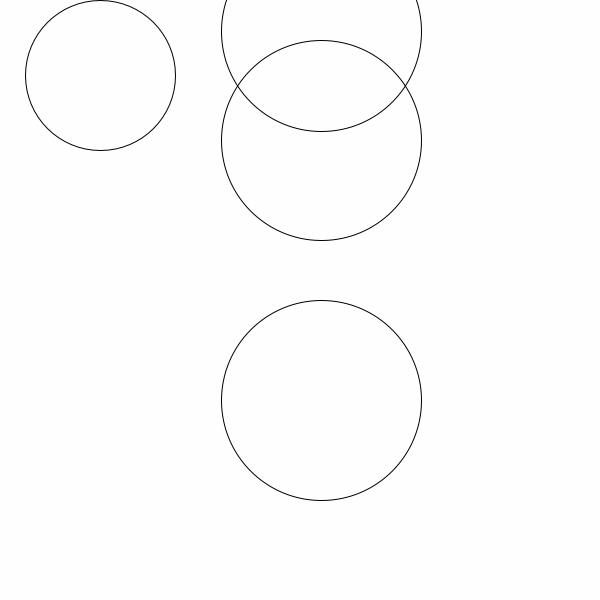
Frame 1 (no input)
Frame 60 (the mouse pressed at the canvas centre just before this capture): identical to frame 1, image omitted
Frame 120 (the mouse held since frame 60 and released just before this capture): identical to frame 1, image omitted

The Processing sketch that drew this single still picture (run headless with seeded random() and noise(); from frame 60 on, the mouse is pressed at the canvas centre):

// Processing sketch: exercise33_1
// ── exercise33_1.pde

int [] data = { 290, 400, 75, 140, 31 };
 

  void setup() { 
    size(600, 600); 
    noFill(); 
    smooth();
  }
  void draw() {
    background(254);
    ellipse(100, data[2], 150, 150);
    ellipse(321, data[3], 200, 200);
   ellipse(321, data[1], 200, 200);
   ellipse(321, data[4], 200, 200);
  }
